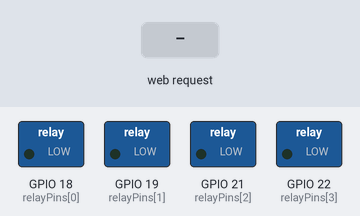
The sketch below on a simulated ESP32. On the bench: switched loads named in the sketch (green lamp = pin HIGH). The test bench sets the inputs (shaded band). WiFi joins after 1.5 s; servers stay silent unless stated; what the sketch prints to the serial monitor is not drawn.

Above: at 0.0 s.
At 2.8 s:
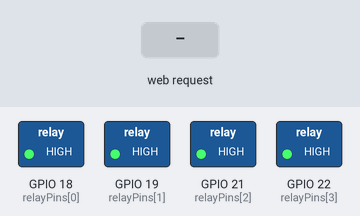
2.9 s: HTTP request GET /relay?idx=1&state=1 received
At 4.3 s:
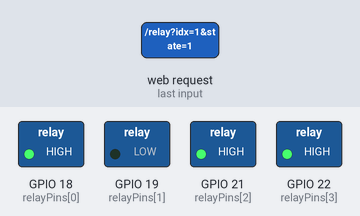
Timing chart, 0 to 5.9 s (numbered marks = the images above; inputs shaded):
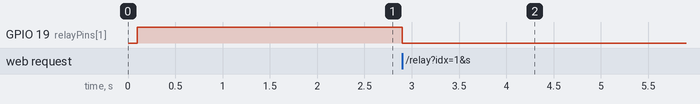

The sketch:

smart_switch_board.ino
```cpp
#include <WiFi.h>
#include <WebServer.h>
#include <SinricPro.h>
#include <SinricProSwitch.h>

// ---------- USER CONFIG ----------
const char* WIFI_SSID = "Your router ssid name";
const char* WIFI_PASS = "password_of_your_wifi";

const char* SINRIC_APP_KEY    = "Change with your app key";   // from SinricPro dashboard
const char* SINRIC_APP_SECRET = "change with your app secret key"; // from SinricPro dashboard

// SinricPro device IDs (create 4 Switch devices in SinricPro and paste their IDs)
const char* DEVICE_ID_0 = "device id for relay 1";
const char* DEVICE_ID_1 = "device id for relay 2";
const char* DEVICE_ID_2 = "device id for relay 3";
const char* DEVICE_ID_3 = "device id for relay 4";

// Relay pin mapping (change to match your wiring)
const int relayPins[4] = {18, 19, 21, 22};

// Set to LOW if relay is active LOW (typical). Set to HIGH if active HIGH.
const int RELAY_ACTIVE_LEVEL = LOW;
// ----------------------------------

WebServer server(80);

// maintain current known states
bool relayState[4] = {false, false, false, false};

// helper to set relay hardware
void setRelayHardware(int idx, bool on) {
  if (idx < 0 || idx > 3) return;
  digitalWrite(relayPins[idx], on ? RELAY_ACTIVE_LEVEL : (RELAY_ACTIVE_LEVEL == LOW ? HIGH : LOW));
  relayState[idx] = on;
}

// Map Sinric deviceId to relay index
int deviceIdToIndex(const String &deviceId) {
  if (deviceId == DEVICE_ID_0) return 0;
  if (deviceId == DEVICE_ID_1) return 1;
  if (deviceId == DEVICE_ID_2) return 2;
  if (deviceId == DEVICE_ID_3) return 3;
  return -1;
}

// SinricPro callback (handles power state requests from Alexa/Google)
bool onPowerState(const String &deviceId, bool &state) {
  int idx = deviceIdToIndex(deviceId);
  if (idx < 0) return false;
  Serial.printf("SinricPro request: device %s -> %s\n", deviceId.c_str(), state ? "ON" : "OFF");
  setRelayHardware(idx, state);
  // send event back to Sinric server to confirm new state
  SinricProSwitch &dev = SinricPro[deviceId];
  dev.sendPowerStateEvent(state);
  return true; // handled
}

// Serve the web UI
const char indexPage[] PROGMEM = R"rawliteral(
<!doctype html>
<html>
<head>
  <meta charset="utf-8"/>
  <title>ESP32 4-Relay Control</title>
  <meta name="viewport" content="width=device-width,initial-scale=1"/>
  <style>
    body { font-family: Arial, Helvetica, sans-serif; padding:10px; background:#f0f0f0; }
    .card { background:#fff; padding:16px; border-radius:8px; box-shadow:0 2px 6px rgba(0,0,0,0.15); max-width:480px; margin:auto; }
    h2 { margin: 0 0 8px; }
    .row { display:flex; align-items:center; justify-content:space-between; margin:12px 0; }
    .btn { padding:10px 16px; border-radius:6px; border: none; cursor:pointer; font-weight:600; }
    .on { background:#2ecc71; color:white; }
    .off { background:#e74c3c; color:white; }
    .status { font-size:0.9em; color:#666; }
  </style>
</head>
<body>
  <div class="card">
    <h2>ESP32 — 4 Relay Control</h2>
    <div id="controls"></div>
    <p class="status">Status: <span id="wifistatus">connecting...</span></p>
  </div>

<script>
const relayCount = 4;

function createControls(states) {
  const container = document.getElementById('controls');
  container.innerHTML = '';
  for (let i=0;i<relayCount;i++){
    const row = document.createElement('div');
    row.className = 'row';
    const label = document.createElement('div');
    label.innerText = 'Relay ' + (i+1);
    const btn = document.createElement('button');
    btn.id = 'btn'+i;
    btn.className = 'btn ' + (states[i] ? 'on' : 'off');
    btn.innerText = states[i] ? 'ON' : 'OFF';
    btn.onclick = () => toggleRelay(i);
    row.appendChild(label);
    row.appendChild(btn);
    container.appendChild(row);
  }
}

async function fetchStatus() {
  try {
    const resp = await fetch('/status');
    const j = await resp.json();
    document.getElementById('wifistatus').innerText = j.ip || 'connected';
    createControls(j.states);
  } catch (e) {
    document.getElementById('wifistatus').innerText = 'disconnected';
    console.error(e);
  }
}

async function toggleRelay(idx) {
  const btn = document.getElementById('btn'+idx);
  const newState = !(btn.classList.contains('on'));
  // send request to ESP
  try {
    await fetch(`/relay?idx=${idx}&state=${newState ? 1 : 0}`);
    // optimistic UI update
    btn.classList.toggle('on', newState);
    btn.classList.toggle('off', !newState);
    btn.innerText = newState ? 'ON' : 'OFF';
  } catch(e) {
    console.error(e);
  }
}

setInterval(fetchStatus, 2000);
fetchStatus();
</script>
</body>
</html>
)rawliteral";

// endpoint: /status returns JSON with states and IP
void handleStatus() {
  String json = "{";
  json += "\"ip\":\"" + WiFi.localIP().toString() + "\",";
  json += "\"states\":[";
  for (int i=0;i<4;i++) {
    json += (relayState[i] ? "1" : "0");
    if (i<3) json += ",";
  }
  json += "]}";
  server.send(200, "application/json", json);
}

// endpoint: /relay?idx=N&state=1
void handleRelayToggle() {
  if (!server.hasArg("idx") || !server.hasArg("state")) {
    server.send(400, "text/plain", "Bad Request");
    return;
  }
  int idx = server.arg("idx").toInt();
  int state = server.arg("state").toInt();
  if (idx < 0 || idx > 3) { server.send(400, "text/plain", "Invalid idx"); return; }

  bool newState = (state != 0);
  setRelayHardware(idx, newState);

  // send feedback to SinricPro server
  const char* deviceId = nullptr;
  switch(idx) {
    case 0: deviceId = DEVICE_ID_0; break;
    case 1: deviceId = DEVICE_ID_1; break;
    case 2: deviceId = DEVICE_ID_2; break;
    case 3: deviceId = DEVICE_ID_3; break;
  }
  if (deviceId) {
    SinricProSwitch &mySwitch = SinricPro[deviceId];
    mySwitch.sendPowerStateEvent(newState);
  }

  server.send(200, "application/json", String("{\"ok\":1, \"idx\":") + idx + ",\"state\":" + (newState?1:0) + "}");
}

void setupWebServer() {
  server.on("/", HTTP_GET, [](){ server.send_P(200, "text/html", indexPage); });
  server.on("/status", HTTP_GET, handleStatus);
  server.on("/relay", HTTP_GET, handleRelayToggle);
  server.begin();
  Serial.println("[web] server started");
}

void setupRelays() {
  for (int i=0;i<4;i++){
    pinMode(relayPins[i], OUTPUT);
    // start OFF
    digitalWrite(relayPins[i], (RELAY_ACTIVE_LEVEL == LOW) ? HIGH : LOW);
    relayState[i] = false;
  }
}

void setupWiFi() {
  Serial.printf("\n[WiFi] Connecting to %s", WIFI_SSID);
  WiFi.begin(WIFI_SSID, WIFI_PASS);
  int tryc = 0;
  while (WiFi.status() != WL_CONNECTED && tryc < 40) {
    delay(500);
    Serial.print(".");
    tryc++;
  }
  if (WiFi.status() == WL_CONNECTED) {
    Serial.printf("\n[WiFi] connected, IP: %s\n", WiFi.localIP().toString().c_str());
  } else {
    Serial.println("\n[WiFi] failed to connect");
  }
}

void setupSinricPro() {
  // create devices and set callback
  SinricProSwitch &s0 = SinricPro[DEVICE_ID_0];
  SinricProSwitch &s1 = SinricPro[DEVICE_ID_1];
  SinricProSwitch &s2 = SinricPro[DEVICE_ID_2];
  SinricProSwitch &s3 = SinricPro[DEVICE_ID_3];

  s0.onPowerState(onPowerState);
  s1.onPowerState(onPowerState);
  s2.onPowerState(onPowerState);
  s3.onPowerState(onPowerState);

  SinricPro.onConnected([](){ Serial.println("[SinricPro] Connected"); });
  SinricPro.onDisconnected([](){ Serial.println("[SinricPro] Disconnected"); });

  SinricPro.begin(SINRIC_APP_KEY, SINRIC_APP_SECRET);
}

void setup() {
  Serial.begin(115200);
  delay(100);

  setupRelays();
  setupWiFi();
  setupWebServer();

  // init SinricPro (Alexa & Google control)
 // SinricPro.onPowerState([](const String &deviceId, bool &state)->bool { return onPowerState(deviceId, state); });
  setupSinricPro();
}

void loop() {
  SinricPro.handle();     // handle sinric
  server.handleClient();  // handle webserver
}
```

Measured:
- after the input at 2.9 s, GPIO 19 (relayPins[1]): HIGH → LOW at once
